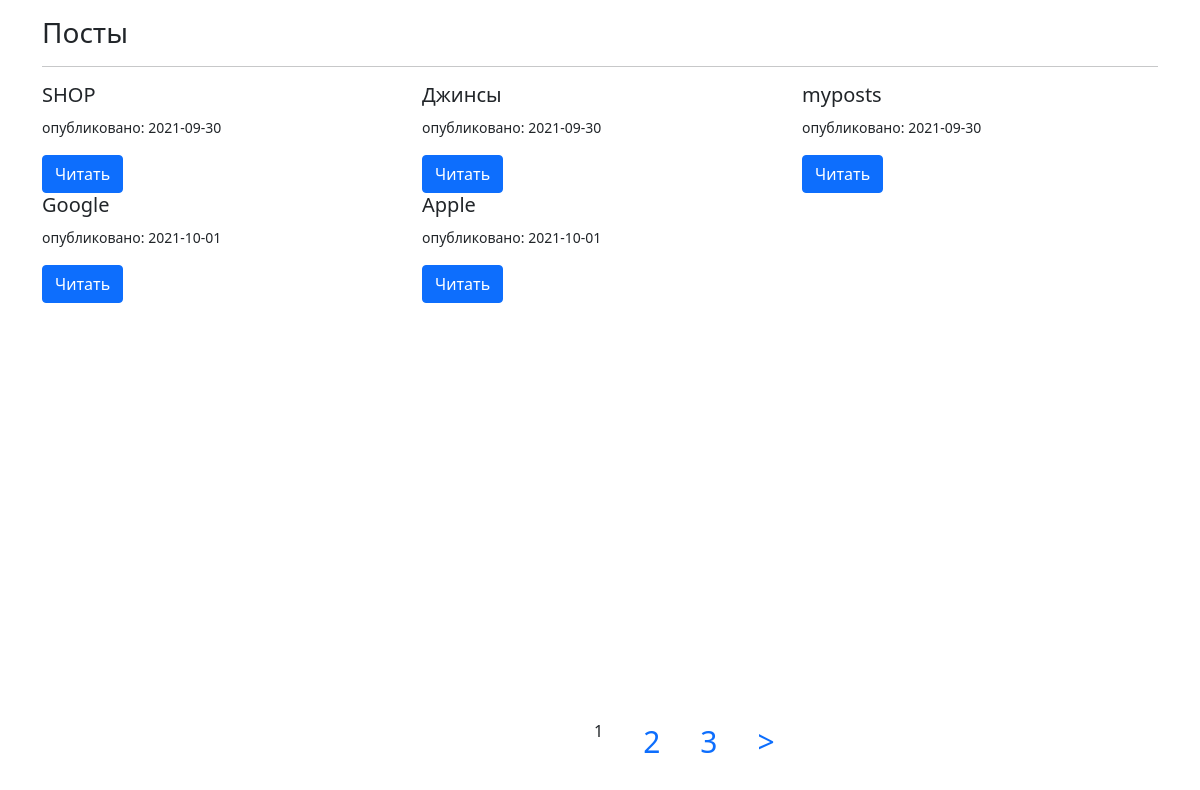
/posts/, run on the app's committed database.
### posts/models.py (models this page shows, shortened)
class Post(models.Model):
    author = models.ForeignKey(User, on_delete=models.CASCADE, verbose_name='Автор')
    title = models.CharField(max_length=255, verbose_name='Заголовок')
    slug = models.SlugField()
    content = models.TextField(verbose_name='Содержимое поста')
    created_at = models.DateTimeField(editable=False)
    updated_at = models.DateTimeField()
    comments = GenericRelation('comments.Comment')
    class Meta:
        ordering = ['id']

### posts/views.py (the view)
# urls.py: path('posts/', PostListView.as_view(), name='posts'),
class PostListView(ListView):
    model = Post
    paginate_by = 5
    ordering = ['id']
    template_name = 'posts.html'
    context_object_name = 'posts'

### posts/templates/posts.html (shortened to what this page needs)
<!DOCTYPE html>
{% load static %}
<html lang="en">
<head>
    <link href="https://cdn.jsdelivr.net/npm/bootstrap@5.0.0-beta3/dist/css/bootstrap.min.css" rel="stylesheet">
</head>
<body>
<div class="container mt-3">
{% block content %}
<h3>Посты</h3>
<hr>
    <div class="row">
        {% for post in posts %}
            <div class="col-md-4">
                <h5>{{ post.title }}</h5>
                <p><small>опубликовано: {{ post.created_at|date:"Y-m-d" }}</small></p>
                <a href="{% url 'post' post_slug=post.slug %}" style="text-decoration: none; color:white">
                    <button class="btn btn-primary">Читать</button>
                </a>
            </div>
        {% endfor %}
    </div>
{% endblock content %}
	<div class="content-text">
{% if page_obj.has_other_pages %}
<nav class="list-pages" style="position: absolute; bottom: 20px; margin-left: 500px">
    <ul class="number__ul" style="display: flex; list-style: none;">
        {% for p in paginator.page_range %}
		{% if page_obj.number == p %}
        <li class="page-num page-num-selected" style="margin: 0 20px;">{{ p }}</li>
		{% elif p >= page_obj.number|add:-2 and p <= page_obj.number|add:2  %}
        <li class="page-num" style="margin: 0 20px;">
            <a href="?page={{ p }}" style="text-decoration: none; font-size: 30px;">{{ p }}</a>
        </li>
		{% endif %}
        {% endfor %}
{% if page_obj.has_next %}
<li class="page-num" style="margin: 0 20px; font-size: 30px;">
	<a href="?page={{ page_obj.next_page_number }}" style="text-decoration: none">&gt;</a>
</li>
{% endif %}
    </ul>
</nav>
{% endif %}
	</div>
</div>
</body>
</html>

### data on the page
Post: title "SHOP", created_at "2021-09-30"
Post: title "Джинсы", created_at "2021-09-30"
Post: title "myposts", created_at "2021-09-30"
Post: title "Google", created_at "2021-10-01"
Post: title "Apple", created_at "2021-10-01"

### other printed values
{{ p }} "1"
{{ p }} "2" "3"
